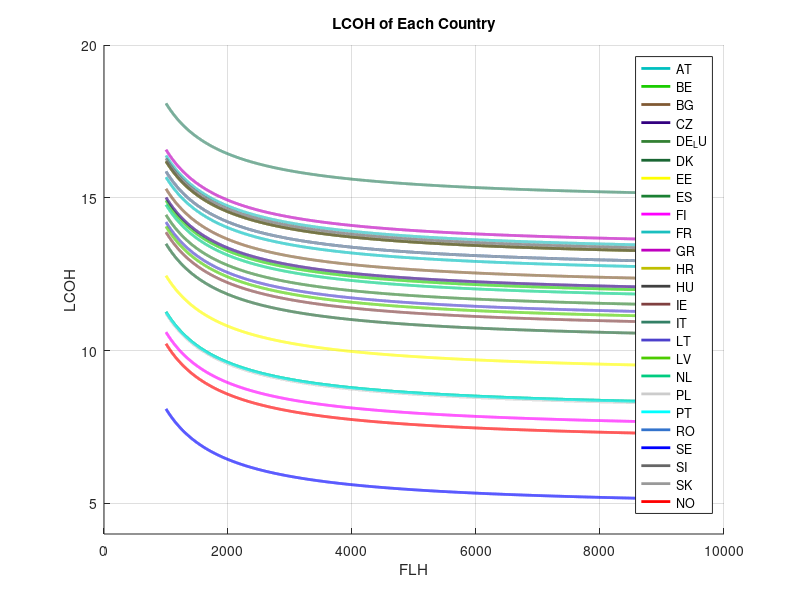

Reproduce this figure in MATLAB.
num_simulations = 1000;

%Common parameters
Discount_Rate_min = 0.06;       % assume 6-8%
Discount_Rate_max = 0.08;
Discount_Rate_values = unifrnd(Discount_Rate_min, Discount_Rate_max, [num_simulations, 1]);

Lifetime = 20;    % years

% Define electricity costs
electricity_cost_AT     = 0.261;
electricity_cost_BE     = 0.245;
electricity_cost_BG     = 0.253;
electricity_cost_CZ     = 0.247;
electricity_cost_DE_LU  = 0.235;
electricity_cost_DK     = 0.215;
electricity_cost_EE     = 0.193;
electricity_cost_ES     = 0.168;
electricity_cost_FI     = 0.154;
electricity_cost_FR     = 0.276;
electricity_cost_GR     = 0.280;
electricity_cost_HR     = 0.272;
electricity_cost_HU     = 0.272;
electricity_cost_IE     = 0.223;
electricity_cost_IT     = 0.312;
electricity_cost_LT     = 0.230;
electricity_cost_LV     = 0.227;
electricity_cost_NL     = 0.242;
electricity_cost_PL     = 0.167;
electricity_cost_PT     = 0.168;
electricity_cost_RO     = 0.265;
electricity_cost_SE     = 0.101;
electricity_cost_SI     = 0.274;
electricity_cost_SK     = 0.265;
electricity_cost_NO     = 0.146;


FLH = [1000:8760];

LHV = 33.33;    %kWh/kgH2

%PEM parameters
CAPEX_System_PEM_mean = 550;      %$/kW
CAPEX_System_PEM_std = 285.77;
CAPEX_System_PEM_values = normrnd(CAPEX_System_PEM_mean, CAPEX_System_PEM_std, [num_simulations,1]);
CAPEX_System_PEM_values(CAPEX_System_PEM_values < 200) = 200;
CAPEX_System_PEM_values(CAPEX_System_PEM_values > 900) = 900;

%CAPEX_Stack_PEM_values = 0.35*CAPEX_System_PEM_values;    % 35% of CAPEX system

CAPEX_PEM_values = CAPEX_System_PEM_values;

OPEX_PEM_values = 3;

System_Efficiency_PEM_mean = 0.705;
System_Efficiency_PEM_std = 0.0286;
System_Efficiency_PEM_values = normrnd(System_Efficiency_PEM_mean, System_Efficiency_PEM_std, [num_simulations,1]);
System_Efficiency_PEM_values(System_Efficiency_PEM_values < 0.67) = 0.67;
System_Efficiency_PEM_values(System_Efficiency_PEM_values > 0.74) = 0.74;

% Calculate SOEC LCOH values
term1_S = LHV ./ (System_Efficiency_PEM_values);
term2_S = Discount_Rate_values .* (1 + Discount_Rate_values).^Lifetime;
term3_S = (OPEX_PEM_values / 100);
term4_S = CAPEX_PEM_values ./ FLH;
AT = term1_S .* ((term2_S ./ ((1 + Discount_Rate_values).^Lifetime - 1) + term3_S) .* term4_S + electricity_cost_AT);
BE = term1_S .* ((term2_S ./ ((1 + Discount_Rate_values).^Lifetime - 1) + term3_S) .* term4_S + electricity_cost_BE);
BG = term1_S .* ((term2_S ./ ((1 + Discount_Rate_values).^Lifetime - 1) + term3_S) .* term4_S + electricity_cost_BG);
CZ = term1_S .* ((term2_S ./ ((1 + Discount_Rate_values).^Lifetime - 1) + term3_S) .* term4_S + electricity_cost_CZ);
DE_LU = term1_S .* ((term2_S ./ ((1 + Discount_Rate_values).^Lifetime - 1) + term3_S) .* term4_S + electricity_cost_DE_LU);
DK = term1_S .* ((term2_S ./ ((1 + Discount_Rate_values).^Lifetime - 1) + term3_S) .* term4_S + electricity_cost_DK);
EE = term1_S .* ((term2_S ./ ((1 + Discount_Rate_values).^Lifetime - 1) + term3_S) .* term4_S + electricity_cost_EE);
ES = term1_S .* ((term2_S ./ ((1 + Discount_Rate_values).^Lifetime - 1) + term3_S) .* term4_S + electricity_cost_ES);
FI = term1_S .* ((term2_S ./ ((1 + Discount_Rate_values).^Lifetime - 1) + term3_S) .* term4_S + electricity_cost_FI);
FR = term1_S .* ((term2_S ./ ((1 + Discount_Rate_values).^Lifetime - 1) + term3_S) .* term4_S + electricity_cost_FR);
GR = term1_S .* ((term2_S ./ ((1 + Discount_Rate_values).^Lifetime - 1) + term3_S) .* term4_S + electricity_cost_GR);
HR = term1_S .* ((term2_S ./ ((1 + Discount_Rate_values).^Lifetime - 1) + term3_S) .* term4_S + electricity_cost_HR);
HU = term1_S .* ((term2_S ./ ((1 + Discount_Rate_values).^Lifetime - 1) + term3_S) .* term4_S + electricity_cost_HU);
IE = term1_S .* ((term2_S ./ ((1 + Discount_Rate_values).^Lifetime - 1) + term3_S) .* term4_S + electricity_cost_IE);
IT = term1_S .* ((term2_S ./ ((1 + Discount_Rate_values).^Lifetime - 1) + term3_S) .* term4_S + electricity_cost_IT);
LT = term1_S .* ((term2_S ./ ((1 + Discount_Rate_values).^Lifetime - 1) + term3_S) .* term4_S + electricity_cost_LT);
LV = term1_S .* ((term2_S ./ ((1 + Discount_Rate_values).^Lifetime - 1) + term3_S) .* term4_S + electricity_cost_LV);
NL = term1_S .* ((term2_S ./ ((1 + Discount_Rate_values).^Lifetime - 1) + term3_S) .* term4_S + electricity_cost_NL);
PL = term1_S .* ((term2_S ./ ((1 + Discount_Rate_values).^Lifetime - 1) + term3_S) .* term4_S + electricity_cost_PL);
PT = term1_S .* ((term2_S ./ ((1 + Discount_Rate_values).^Lifetime - 1) + term3_S) .* term4_S + electricity_cost_PT);
RO = term1_S .* ((term2_S ./ ((1 + Discount_Rate_values).^Lifetime - 1) + term3_S) .* term4_S + electricity_cost_RO);
SE = term1_S .* ((term2_S ./ ((1 + Discount_Rate_values).^Lifetime - 1) + term3_S) .* term4_S + electricity_cost_SE);
SI = term1_S .* ((term2_S ./ ((1 + Discount_Rate_values).^Lifetime - 1) + term3_S) .* term4_S + electricity_cost_SI);
SK = term1_S .* ((term2_S ./ ((1 + Discount_Rate_values).^Lifetime - 1) + term3_S) .* term4_S + electricity_cost_SK);
NO = term1_S .* ((term2_S ./ ((1 + Discount_Rate_values).^Lifetime - 1) + term3_S) .* term4_S + electricity_cost_NO);


avg_AT = mean(AT);
avg_BE = mean(BE);
avg_BG = mean(BG);
avg_CZ = mean(CZ);
avg_DE_LU = mean(DE_LU);
avg_DK = mean(DK);
avg_EE = mean(EE);
avg_ES = mean(ES);
avg_FI = mean(FI);
avg_FR = mean(FR);
avg_GR = mean(GR);
avg_HR = mean(HR);
avg_HU = mean(HU);
avg_IE = mean(IE);
avg_IT = mean(IT);
avg_LT = mean(LT);
avg_LV = mean(LV);
avg_NL = mean(NL);
avg_PL = mean(PL);
avg_PT = mean(PT);
avg_RO = mean(RO);
avg_SE = mean(SE);
avg_SI = mean(SI);
avg_SK = mean(SK);
avg_NO = mean(NO);


% Plotting LCOH for each country based on FLH
figure;
hold on;

plot(FLH, avg_AT, 'DisplayName', 'AT', 'LineWidth', 2, 'Color', [0,0.75,0.75]);
plot(FLH, avg_BE, 'DisplayName', 'BE', 'LineWidth', 2, 'Color', [0.1,0.8,0]);
plot(FLH, avg_BG, 'DisplayName', 'BG', 'LineWidth', 2, 'Color', [0.5,0.35,0.2]);
plot(FLH, avg_CZ, 'DisplayName', 'CZ', 'LineWidth', 2, 'Color', [0.2,0,0.5]);
plot(FLH, avg_DE_LU, 'DisplayName', 'DE_LU', 'LineWidth', 2, 'Color', [0.2,0.5,0.2]);
plot(FLH, avg_DK, 'DisplayName', 'DK', 'LineWidth', 2, 'Color', [0.1,0.4,0.2]);
plot(FLH, avg_EE, 'DisplayName', 'EE', 'LineWidth', 2, 'Color', 'y');
plot(FLH, avg_ES, 'DisplayName', 'ES', 'LineWidth', 2, 'Color', [0.1,0.5,0.2]);
plot(FLH, avg_FI, 'DisplayName', 'FI', 'LineWidth', 2, 'Color', 'm');
plot(FLH, avg_FR, 'DisplayName', 'FR', 'LineWidth', 2, 'Color', [0.1,0.75,0.75]);
plot(FLH, avg_GR, 'DisplayName', 'GR', 'LineWidth', 2, 'Color', [0.75,0,0.75]);
plot(FLH, avg_HR, 'DisplayName', 'HR', 'LineWidth', 2, 'Color', [0.75,0.75,0]);
plot(FLH, avg_HU, 'DisplayName', 'HU', 'LineWidth', 2, 'Color', [0.25,0.25,0.25]);
plot(FLH, avg_IE, 'DisplayName', 'IE', 'LineWidth', 2, 'Color', [0.5,0.25,0.25]);
plot(FLH, avg_IT, 'DisplayName', 'IT', 'LineWidth', 2, 'Color', [0.2,0.5,0.4]);
plot(FLH, avg_LT, 'DisplayName', 'LT', 'LineWidth', 2, 'Color', [0.3,0.25,0.8]);
plot(FLH, avg_LV, 'DisplayName', 'LV', 'LineWidth', 2, 'Color', [0.3,0.8,0]);
plot(FLH, avg_NL, 'DisplayName', 'NL', 'LineWidth', 2, 'Color', [0,0.8,0.5]);
plot(FLH, avg_PL, 'DisplayName', 'PL', 'LineWidth', 2, 'Color', [0.8,0.8,0.8]);
plot(FLH, avg_PT, 'DisplayName', 'PT', 'LineWidth', 2, 'Color', 'c');
plot(FLH, avg_RO, 'DisplayName', 'RO', 'LineWidth', 2, 'Color', [0.2,0.45,0.8]);
plot(FLH, avg_SE, 'DisplayName', 'SE', 'LineWidth', 2, 'Color', 'b');
plot(FLH, avg_SI, 'DisplayName', 'SI', 'LineWidth', 2, 'Color', [0.4,0.4,0.4]);
plot(FLH, avg_SK, 'DisplayName', 'SK', 'LineWidth', 2, 'Color', [0.6,0.6,0.6]);
plot(FLH, avg_NO, 'DisplayName', 'NO', 'LineWidth', 2, 'Color', 'r');

hold off;

% Set axis labels and legend
xlabel('FLH');
ylabel('LCOH');
title('LCOH of Each Country');
legend('Location', 'Best');
grid on;
ylim([4 20]);